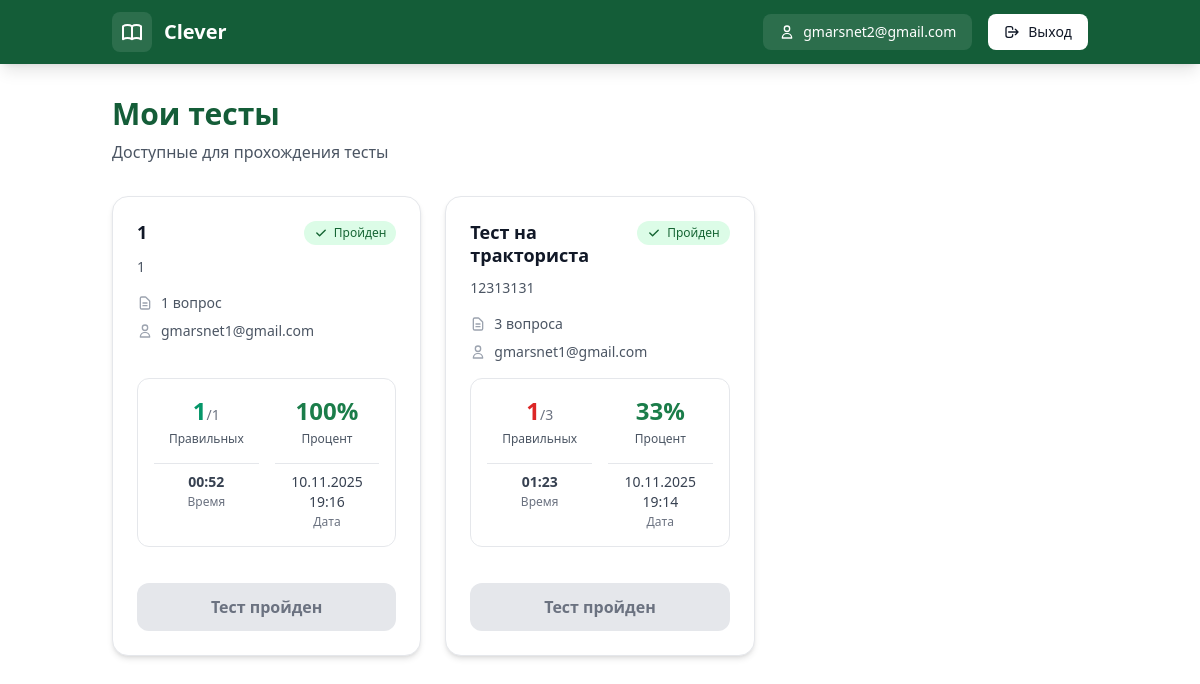
The page /student/ (signed in) on the database its author committed.
### main/models.py (models this page shows, shortened)
class Test(models.Model):
    title = models.CharField(max_length=200, verbose_name='Название теста')
    description = models.TextField(blank=True, null=True, verbose_name='Описание')
    created_by = models.ForeignKey(
        User,
        on_delete=models.CASCADE,
        related_name='created_tests',
        verbose_name='Создатель'
    )
    group = models.ForeignKey('Group', on_delete=models.PROTECT, related_name='tests', verbose_name='Группа')
    created_at = models.DateTimeField(auto_now_add=True, verbose_name='Дата создания')
    is_active = models.BooleanField(default=True, verbose_name='Активен')
    class Meta:
        verbose_name = 'Тест'
        verbose_name_plural = 'Тесты'
        ordering = ['-created_at']

class TestResult(models.Model):
    test = models.ForeignKey(Test, on_delete=models.CASCADE, related_name='results')
    student = models.ForeignKey(User, on_delete=models.CASCADE)
    score = models.IntegerField(default=0)
    total_questions = models.IntegerField(default=0)
    time_spent = models.IntegerField(default=0)  # в секундах
    completed_at = models.DateTimeField(auto_now_add=True)
    class Meta:
        ordering = ['-completed_at']

### main/views.py (the view)
# urls.py: path('student/', views.student_home, name='student_home'),
@login_required
def student_home(request):
    if request.user.profile.role != 'student':
        return redirect('main:home')
    student_group = request.user.profile.group
    tests = Test.objects.filter(group=student_group).prefetch_related('questions').order_by('-created_at')
    completed_tests = TestResult.objects.filter(student=request.user).values_list('test_id', flat=True)
    tests_data = []
    for test in tests:
        test_info = {
            'test': test,
            'is_completed': test.id in completed_tests,
            'result': None
        }
        if test_info['is_completed']:
            r = TestResult.objects.filter(test=test, student=request.user).first()
            test_info['result'] = r
            total_q = r.total_questions or 0
            score = r.score or 0
            test_info['pass_threshold'] = total_q * 0.6
            test_info['minutes'] = r.time_spent // 60
            test_info['seconds'] = r.time_spent % 60
            test_info['completed_at_fmt'] = r.completed_at.strftime("%d.%m.%Y %H:%M")
            test_info['time_fmt'] = f"{r.time_spent // 60:02d}:{r.time_spent % 60:02d}"
        tests_data.append(test_info)
    return render(request, 'main/student_panel.html', {
        'tests_data': tests_data
    })

### main/templates/main/student_panel.html (shortened to what this page needs)
{% extends 'main/base.html' %}
{% load static %}
{% block content %}
<div class="min-h-screen bg-gradient-to-br from-gray-50 to-brand-green-container/30">
    <div class="container mx-auto px-6 py-8">
        <section id="testsListContent">
            <header class="mb-8">
                <h1 class="text-3xl font-bold text-brand-green-dark mb-2">Мои тесты</h1>
                <p class="text-gray-600">Доступные для прохождения тесты</p>
            </header>
            {% if tests_data %}
            <div class="grid gap-6 sm:grid-cols-2 lg:grid-cols-3 2xl:grid-cols-4 items-stretch">
                {% for item in tests_data %}
                <article
                    class="h-full flex flex-col bg-white rounded-2xl shadow-md border border-gray-200 overflow-hidden transition-all duration-200 hover:shadow-lg "
                    data-test-id="{{ item.test.id }}">
                    <div class="p-6 flex-1 flex flex-col min-w-0">
                        <div class="flex items-start gap-3 mb-3">
                            <h2 class="text-lg font-bold text-gray-900 flex-1 leading-tight">{{ item.test.title }}</h2>
                            {% if item.is_completed %}
                            <span
                                class="inline-flex items-center gap-1.5 px-2.5 py-1 bg-green-100 text-green-800 text-xs font-medium rounded-full shrink-0">
                                <svg class="w-3.5 h-3.5" fill="currentColor" viewBox="0 0 20 20">
                                    <path fill-rule="evenodd"
                                        d="M16.707 5.293a1 1 0 010 1.414l-8 8a1 1 0 01-1.414 0l-4-4a1 1 0 011.414-1.414L8 12.586l7.293-7.293a1 1 0 011.414 0z"
                                        clip-rule="evenodd" />
                                </svg>
                                Пройден
                            </span>
                            {% else %}
                            <span
                                class="px-2.5 py-1 bg-blue-50 text-blue-700 text-xs font-medium rounded-full shrink-0">Доступен</span>
                            {% endif %}
                        </div>
                        {% if item.test.description %}
                        <p class="text-sm text-gray-600 mb-4 line-clamp-2">{{ item.test.description }}</p>
                        {% endif %}
                        <div class="flex flex-col gap-2 text-sm text-gray-600 mb-4">
                            <div class="flex items-center gap-2">
                                <svg class="w-4 h-4 text-gray-400 shrink-0" fill="none" stroke="currentColor"
                                    viewBox="0 0 24 24">
                                    <path stroke-linecap="round" stroke-linejoin="round" stroke-width="2"
                                        d="M9 12h6m-6 4h6m2 5H7a2 2 0 01-2-2V5a2 2 0 012-2h5.586a1 1 0 01.707.293l5.414 5.414a1 1 0 01.293.707V19a2 2 0 01-2 2z" />
                                </svg>
                                <span>
                                    {{ item.test.questions.count }}
                                    {% if item.test.questions.count == 1 %}
                                    вопрос
                                    {% elif item.test.questions.count >= 2 and item.test.questions.count <= 4 %} вопроса
                                        {% else %} вопросов {% endif %} </span>
                            </div>
                            <div class="flex items-center gap-2">
                                <svg class="w-4 h-4 text-gray-400 shrink-0" fill="none" stroke="currentColor"
                                    viewBox="0 0 24 24">
                                    <path stroke-linecap="round" stroke-linejoin="round" stroke-width="2"
                                        d="M16 7a4 4 0 11-8 0 4 4 0 018 0zM12 14a7 7 0 00-7 7h14a7 7 0 00-7-7z" />
                                </svg>
                                <span class="truncate">
                                    {{ item.test.created_by.get_full_name|default:item.test.created_by.username }}</span>
                            </div>
                        </div>
                        {% if item.is_completed %}
                        <div
                            class="mt-auto p-4 bg-gradient-to-br from-gray-50 to-gray-100 rounded-xl border border-gray-200">
                            <div class="grid grid-cols-2 gap-4">
                                <div class="text-center">
                                    <div class="text-2xl font-bold"
                                        style="color: {% if item.result.score >= item.pass_threshold|default:0 %}#059669{% else %}#DC2626{% endif %}">
                                        {{ item.result.score }}<span class="text-sm text-gray-500 font-normal">/{{ item.result.total_questions }}</span>
                                    </div>
                                    <div class="text-xs text-gray-600 mt-1">Правильных</div>
                                </div>
                                <div class="text-center">
                                    <div class="text-2xl font-bold text-brand-green">
                                        {% widthratio item.result.score item.result.total_questions 100 %}%
                                    </div>
                                    <div class="text-xs text-gray-600 mt-1">Процент</div>
                                </div>
                                <div class="text-center pt-2 border-t border-gray-200">
                                    <div class="text-sm font-semibold text-gray-700">{{ item.time_fmt }}</div>
                                    <div class="text-xs text-gray-500 mt-0.5">Время</div>
                                </div>
                                <div class="text-center pt-2 border-t border-gray-200">
                                    <div class="text-sm font-medium text-gray-700">{{ item.completed_at_fmt }}</div>
                                    <div class="text-xs text-gray-500 mt-0.5">Дата</div>
                                </div>
                            </div>
                        </div>
                        {% else %}
                        <div class="mt-auto"></div>
                        {% endif %}
                    </div>
                    <div class="px-6 pb-6 pt-3">
                        {% if not item.is_completed %}
                        <button type="button" data-action="start" data-test-id="{{ item.test.id }}"
                            class="w-full px-5 py-3 bg-brand-green hover:bg-brand-green-hover text-white font-semibold rounded-xl transition-all duration-200 shadow-sm hover:shadow-md focus:outline-none focus:ring-2 focus:ring-brand-green focus:ring-offset-2 transform hover:scale-[1.02]">
                            Начать тест
                        </button>
                        {% else %}
                        <button type="button" disabled
                            class="w-full px-5 py-3 bg-gray-200 text-gray-500 font-semibold rounded-xl cursor-not-allowed">
                            Тест пройден
                        </button>
                        {% endif %}
                    </div>
                </article>
                {% endfor %}
            </div>
            {% endif %}
        </section>
    </div>
</div>
{% endblock %}

### main/templates/main/base.html (shortened to what this page needs)
{% load static %}
<!DOCTYPE html>
<html lang="en">
<head>
    <link href="https://cdn.jsdelivr.net/npm/daisyui@5" rel="stylesheet" type="text/css" />
    <link rel="stylesheet" href="{% static 'main/base.css' %}">
    <script src="https://cdn.tailwindcss.com"></script>
    <script src="https://cdn.jsdelivr.net/npm/@tailwindcss/browser@4"></script>
</head>
<body hx-headers='{"X-CSRFToken": "{{ csrf_token }}"}'>
    <div id="content">
        {% if request.user.is_authenticated %}
        <div class="bg-brand-green-dark text-white shadow-lg">
            <div class="container mx-auto px-6 h-16 flex items-center justify-between">
                <div class="flex items-center gap-3">
                    <div class="w-10 h-10 bg-white/10 rounded-lg flex items-center justify-center">
                    </div>
                    <h1 class="text-xl font-semibold">Clever</h1>
                </div>
                <div class="flex items-center gap-4">
                    <div class="flex items-center gap-2 px-4 py-2 bg-white/10 rounded-lg">
                        <svg xmlns="http://www.w3.org/2000/svg" class="h-4 w-4" fill="none" viewBox="0 0 24 24"
                            stroke="currentColor">
                            <path stroke-linecap="round" stroke-linejoin="round" stroke-width="2"
                                d="M16 7a4 4 0 11-8 0 4 4 0 018 0zM12 14a7 7 0 00-7 7h14a7 7 0 00-7-7z" />
                        </svg>
                        <span class="text-sm font-medium">{{ request.user.username }}</span>
                    </div>
                    <a href="{% url 'main:logout' %}"
                        class="flex items-center gap-2 px-4 py-2 bg-white text-gray-900 rounded-lg hover:bg-gray-100 transition-colors font-medium text-sm">
                        <svg xmlns="http://www.w3.org/2000/svg" class="h-4 w-4" fill="none" viewBox="0 0 24 24"
                            stroke="currentColor">
                            <path stroke-linecap="round" stroke-linejoin="round" stroke-width="2"
                                d="M17 16l4-4m0 0l-4-4m4 4H7m6 4v1a3 3 0 01-3 3H6a3 3 0 01-3-3V7a3 3 0 013-3h4a3 3 0 013 3v1" />
                        </svg>
                        Выход
                    </a>
                </div>
            </div>
        </div>
        {% endif %}
        {% block content %}
        {% endblock %}
    </div>
</body>
</html>

### rows shown on the page
Test: test "1", test.description "1", test.questions.count "1", shows "вопрос", test.created_by.get_full_name "gmarsnet1@gmail.com", result.score "1", result.total_questions "1", time_fmt "00:52", completed_at_fmt "10.11.2025 19:16"
TestResult: score+total_questions "100"
Test: test "Тест на тракториста", test.description "12313131", test.questions.count "3", shows "вопроса", test.created_by.get_full_name "gmarsnet1@gmail.com", result.score "1", result.total_questions "3", time_fmt "01:23", completed_at_fmt "10.11.2025 19:14"
TestResult: score+total_questions "33"

### other values the page prints
{{ request.user.username }} "gmarsnet2@gmail.com"
